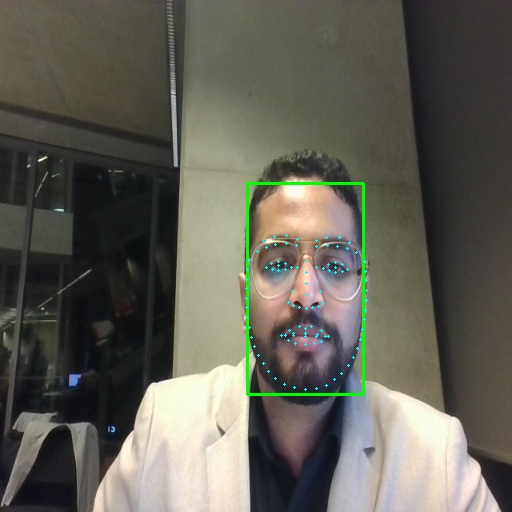
#> input picture face_data/AIB/face_0.jpg, 512 x 512 px, given in place of the camera
$ python drone_color_obj_tracking.py
#> lines starting #> are read from the running program, lines starting #| are printed output that depends on the picture; after the words box and inside, x2 and y2 are one past the last pixel; in counts of white or black regions, pixels touching at a corner belong together
import cv2
import numpy as np

class ObjectTracker:
    def __init__(self):
        """Initialize object tracker, find a valid camera, and create trackbars."""
        self.frameWidth = 640
        self.frameHeight = 480
        self.deadZone = 100  # Area in the center where no movement is triggered
        self.cap = self.find_camera()  # Automatically find an available camera

        global imgContour

        # Create trackbars for HSV filtering
        self.createTrackbars()

    def find_camera(self):
        """Finds the first available camera index and initializes it."""
        for i in range(5):  # Check indexes 0 to 4
            cap = cv2.VideoCapture(i)
            if cap.read()[0]:  # If the camera index is valid
                print(f"[INFO] Using Camera {i}")
                cap.set(3, self.frameWidth)
                cap.set(4, self.frameHeight)
                return cap
        print("[ERROR] No camera found!")
        exit()  # Exit if no camera is detected

    def createTrackbars(self):
        """Create trackbars for HSV filtering and contour detection parameters."""
        cv2.namedWindow("HSV")
        cv2.resizeWindow("HSV", 640, 240)
        cv2.createTrackbar("HUE Min", "HSV", 19, 179, self.empty)
        cv2.createTrackbar("HUE Max", "HSV", 35, 179, self.empty)
        cv2.createTrackbar("SAT Min", "HSV", 107, 255, self.empty)
        cv2.createTrackbar("SAT Max", "HSV", 255, 255, self.empty)
        cv2.createTrackbar("VALUE Min", "HSV", 89, 255, self.empty)
        cv2.createTrackbar("VALUE Max", "HSV", 255, 255, self.empty)

        cv2.namedWindow("Parameters")
        cv2.resizeWindow("Parameters", 640, 240)
        cv2.createTrackbar("Threshold1", "Parameters", 166, 255, self.empty)
        cv2.createTrackbar("Threshold2", "Parameters", 171, 255, self.empty)
        cv2.createTrackbar("Area", "Parameters", 3750, 30000, self.empty)

    @staticmethod
    def empty(a):
        """Empty callback function for trackbars."""
        pass

    def getContours(self, img, imgContour):
        """Detects and draws contours on the image."""
        contours, _ = cv2.findContours(img, cv2.RETR_EXTERNAL, cv2.CHAIN_APPROX_NONE)
        for cnt in contours:
            area = cv2.contourArea(cnt)
            areaMin = cv2.getTrackbarPos("Area", "Parameters")
            if area > areaMin:
                cv2.drawContours(imgContour, cnt, -1, (255, 0, 255), 7)
                peri = cv2.arcLength(cnt, True)
                approx = cv2.approxPolyDP(cnt, 0.02 * peri, True)
                x, y, w, h = cv2.boundingRect(approx)
                cv2.rectangle(imgContour, (x, y), (x + w, y + h), (0, 255, 0), 5)

                cx = int(x + (w / 2))
                cy = int(y + (h / 2))

                if cx < int(self.frameWidth / 2) - self.deadZone:
                    cv2.putText(imgContour, "GO LEFT", (20, 50), cv2.FONT_HERSHEY_COMPLEX, 1, (0, 0, 255), 3)
                elif cx > int(self.frameWidth / 2) + self.deadZone:
                    cv2.putText(imgContour, "GO RIGHT", (20, 50), cv2.FONT_HERSHEY_COMPLEX, 1, (0, 0, 255), 3)
                elif cy < int(self.frameHeight / 2) - self.deadZone:
                    cv2.putText(imgContour, "GO UP", (20, 50), cv2.FONT_HERSHEY_COMPLEX, 1, (0, 0, 255), 3)
                elif cy > int(self.frameHeight / 2) + self.deadZone:
                    cv2.putText(imgContour, "GO DOWN", (20, 50), cv2.FONT_HERSHEY_COMPLEX, 1, (0, 0, 255), 3)

    def start_tracking(self):
        """Starts the video stream and object tracking process."""
        while True:
            _, img = self.cap.read()
#> img is the input picture: shape (512, 512, 3); mean B, G, R 86.2, 96.4, 97.5
            imgContour = img.copy()
            imgHSV = cv2.cvtColor(img, cv2.COLOR_BGR2HSV)
#> imgHSV: shape (512, 512, 3); mean H, S, V 46.5, 40.3, 101.4

            # Get HSV values from trackbars
            h_min = cv2.getTrackbarPos("HUE Min", "HSV")
            h_max = cv2.getTrackbarPos("HUE Max", "HSV")
            s_min = cv2.getTrackbarPos("SAT Min", "HSV")
            s_max = cv2.getTrackbarPos("SAT Max", "HSV")
            v_min = cv2.getTrackbarPos("VALUE Min", "HSV")
            v_max = cv2.getTrackbarPos("VALUE Max", "HSV")

            lower = np.array([h_min, s_min, v_min])
            upper = np.array([h_max, s_max, v_max])
            mask = cv2.inRange(imgHSV, lower, upper)
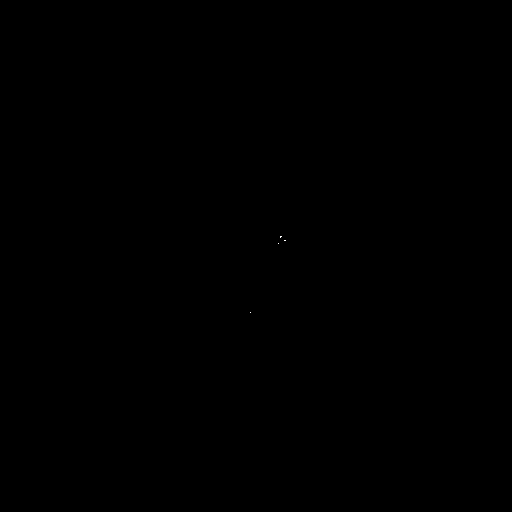
#> mask: shape (512, 512); 0% white in thin lines or dots, all inside (x1, y1, x2, y2) = (250, 236, 286, 313)
            result = cv2.bitwise_and(img, img, mask=mask)

            imgGray = cv2.cvtColor(result, cv2.COLOR_BGR2GRAY)
            threshold1 = cv2.getTrackbarPos("Threshold1", "Parameters")
            threshold2 = cv2.getTrackbarPos("Threshold2", "Parameters")
            imgCanny = cv2.Canny(imgGray, threshold1, threshold2)
#> imgCanny: shape (512, 512); 0.01% white in thin lines or dots, all inside (x1, y1, x2, y2) = (249, 235, 286, 314)

            self.getContours(imgCanny, imgContour)
#> in getContours, `contours, _ = cv2.findContours(img, cv2.RETR_EXTERNAL, cv2.CHAIN_APPRO..`: contours = 3 contours, all with area under 20
#> in getContours, `area = cv2.contourArea(cnt)`: area = 4

            # Display Results
            cv2.imshow("Tracking", imgContour)
            if cv2.waitKey(1) & 0xFF == ord('q'):  # Press 'q' to exit
#> (key q is pressed here)
                break

        self.cap.release()
        cv2.destroyAllWindows()


# Run the object tracker
if __name__ == "__main__":
    tracker = ObjectTracker()
    tracker.start_tracking()
